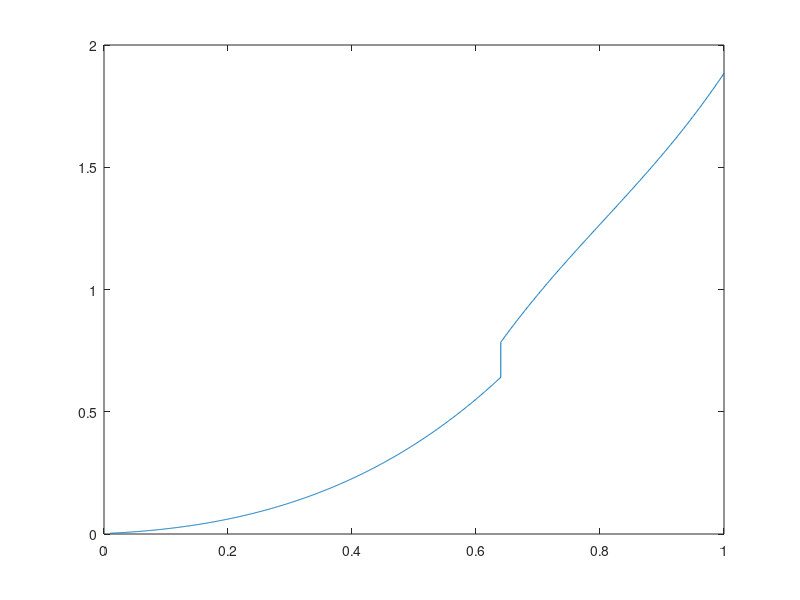

This figure's MATLAB source:
x1=0.01:0.001:0.64;
y1=0.00195+0.10444*x1+0.79841*x1.^2+0.72697*x1.^3+0.32657*x1.^4;
x2=0.64:0.001:1;
y2=-5.39935+19.12514*x2-19.73643*x2.^2+7.45363*x2.^3+0.44136*x2.^4;
x=[x1,x2];
y=[y1,y2];
plot(x,y);
